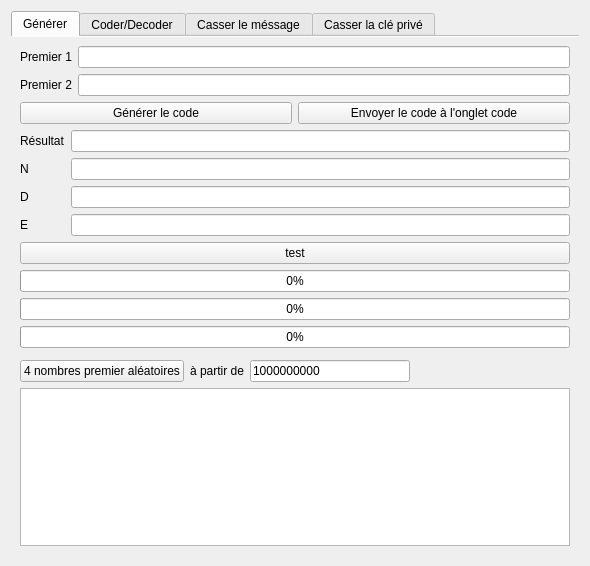
<?xml version="1.0" encoding="UTF-8"?>
<ui version="4.0">
 <class>fenetre</class>
 <widget class="QWidget" name="fenetre">
  <property name="geometry">
   <rect>
    <x>0</x>
    <y>0</y>
    <width>590</width>
    <height>566</height>
   </rect>
  </property>
  <property name="windowTitle">
   <string>Chiffrement RSA</string>
  </property>
  <layout class="QVBoxLayout" name="verticalLayout_3">
   <item>
    <widget class="QTabWidget" name="RSAInterface">
     <property name="styleSheet">
      <string notr="true"/>
     </property>
     <property name="currentIndex">
      <number>0</number>
     </property>
     <property name="documentMode">
      <bool>true</bool>
     </property>
     <widget class="QWidget" name="generer">
      <attribute name="title">
       <string>Générer</string>
      </attribute>
      <layout class="QVBoxLayout" name="verticalLayout_2">
       <item>
        <layout class="QFormLayout" name="formLayout">
         <item row="0" column="0">
          <widget class="QLabel" name="label">
           <property name="text">
            <string>Premier 1</string>
           </property>
          </widget>
         </item>
         <item row="1" column="0">
          <widget class="QLabel" name="label_2">
           <property name="text">
            <string>Premier 2</string>
           </property>
          </widget>
         </item>
         <item row="0" column="1">
          <widget class="QLineEdit" name="Gpremier1">
           <property name="text">
            <string/>
           </property>
          </widget>
         </item>
         <item row="1" column="1">
          <widget class="QLineEdit" name="Gpremier2">
           <property name="text">
            <string/>
           </property>
          </widget>
         </item>
        </layout>
       </item>
       <item>
        <layout class="QHBoxLayout" name="horizontalLayout">
         <item>
          <widget class="QPushButton" name="GgenererCode">
           <property name="text">
            <string>Générer le code</string>
           </property>
          </widget>
         </item>
         <item>
          <widget class="QPushButton" name="GenvoyerCode">
           <property name="text">
            <string>Envoyer le code à l'onglet code</string>
           </property>
          </widget>
         </item>
        </layout>
       </item>
       <item>
        <layout class="QFormLayout" name="formLayout_5">
         <item row="1" column="0">
          <widget class="QLabel" name="label_8">
           <property name="text">
            <string>N</string>
           </property>
          </widget>
         </item>
         <item row="1" column="1">
          <widget class="QLineEdit" name="GN">
           <property name="text">
            <string/>
           </property>
           <property name="readOnly">
            <bool>true</bool>
           </property>
          </widget>
         </item>
         <item row="2" column="0">
          <widget class="QLabel" name="label_9">
           <property name="text">
            <string>D</string>
           </property>
          </widget>
         </item>
         <item row="3" column="0">
          <widget class="QLabel" name="label_10">
           <property name="text">
            <string>E</string>
           </property>
          </widget>
         </item>
         <item row="2" column="1">
          <widget class="QLineEdit" name="GD">
           <property name="readOnly">
            <bool>true</bool>
           </property>
          </widget>
         </item>
         <item row="3" column="1">
          <widget class="QLineEdit" name="GE">
           <property name="readOnly">
            <bool>true</bool>
           </property>
          </widget>
         </item>
         <item row="0" column="0">
          <widget class="QLabel" name="label_11">
           <property name="text">
            <string>Résultat</string>
           </property>
          </widget>
         </item>
         <item row="0" column="1">
          <widget class="QLineEdit" name="Gresultat">
           <property name="readOnly">
            <bool>true</bool>
           </property>
          </widget>
         </item>
        </layout>
       </item>
       <item>
        <widget class="QPushButton" name="G_btest">
         <property name="text">
          <string>test</string>
         </property>
        </widget>
       </item>
       <item>
        <widget class="QProgressBar" name="GProgressPremiers">
         <property name="value">
          <number>0</number>
         </property>
        </widget>
       </item>
       <item>
        <widget class="QProgressBar" name="GProgressED">
         <property name="value">
          <number>0</number>
         </property>
        </widget>
       </item>
       <item>
        <widget class="QProgressBar" name="GProgressChiffrement">
         <property name="value">
          <number>0</number>
         </property>
        </widget>
       </item>
       <item>
        <spacer name="verticalSpacer">
         <property name="orientation">
          <enum>Qt::Vertical</enum>
         </property>
         <property name="sizeHint" stdset="0">
          <size>
           <width>20</width>
           <height>40</height>
          </size>
         </property>
        </spacer>
       </item>
       <item>
        <layout class="QVBoxLayout" name="verticalLayout">
         <item>
          <layout class="QHBoxLayout" name="horizontalLayout_3">
           <item>
            <widget class="QPushButton" name="GrandomButton">
             <property name="text">
              <string>4 nombres premier aléatoires</string>
             </property>
            </widget>
           </item>
           <item>
            <widget class="QLabel" name="GlMin">
             <property name="text">
              <string>à partir de</string>
             </property>
            </widget>
           </item>
           <item>
            <widget class="QLineEdit" name="GMin">
             <property name="text">
              <string>1000000000</string>
             </property>
             <property name="maxLength">
              <number>15</number>
             </property>
             <property name="cursorPosition">
              <number>10</number>
             </property>
            </widget>
           </item>
           <item>
            <spacer name="horizontalSpacer">
             <property name="orientation">
              <enum>Qt::Horizontal</enum>
             </property>
             <property name="sizeHint" stdset="0">
              <size>
               <width>40</width>
               <height>20</height>
              </size>
             </property>
            </spacer>
           </item>
          </layout>
         </item>
         <item>
          <widget class="QTextEdit" name="GrandomText">
           <property name="maximumSize">
            <size>
             <width>16777215</width>
             <height>200</height>
            </size>
           </property>
           <property name="readOnly">
            <bool>true</bool>
           </property>
          </widget>
         </item>
        </layout>
       </item>
      </layout>
     </widget>
     <widget class="QWidget" name="chiffrer">
      <attribute name="title">
       <string>Coder/Decoder</string>
      </attribute>
      <layout class="QVBoxLayout" name="verticalLayout_4">
       <item>
        <widget class="QLabel" name="label_7">
         <property name="text">
          <string>&lt;!DOCTYPE HTML PUBLIC &quot;-//W3C//DTD HTML 4.0//EN&quot; &quot;http://www.w3.org/TR/REC-html40/strict.dtd&quot;&gt;
&lt;html&gt;&lt;head&gt;&lt;meta name=&quot;qrichtext&quot; content=&quot;1&quot; /&gt;&lt;style type=&quot;text/css&quot;&gt;
p, li { white-space: pre-wrap; }
&lt;/style&gt;&lt;/head&gt;&lt;body style=&quot; font-family:'MS Shell Dlg 2'; font-size:8pt; font-weight:400; font-style:normal;&quot;&gt;
&lt;p style=&quot; margin-top:12px; margin-bottom:12px; margin-left:0px; margin-right:0px; -qt-block-indent:0; text-indent:0px;&quot;&gt;Format Public : &lt;span style=&quot; color:#7d0000;&quot;&gt;M&lt;/span&gt;&lt;span style=&quot; color:#000080; vertical-align:super;&quot;&gt;D  &lt;/span&gt;%  &lt;span style=&quot; color:#008000;&quot;&gt;N&lt;/span&gt; = &lt;span style=&quot; color:#800000;&quot;&gt;M'&lt;/span&gt;&lt;/p&gt;
&lt;p style=&quot; margin-top:12px; margin-bottom:12px; margin-left:0px; margin-right:0px; -qt-block-indent:0; text-indent:0px;&quot;&gt;Format Privé :  &lt;span style=&quot; color:#800000;&quot;&gt;M&lt;/span&gt;&lt;span style=&quot; color:#000080; vertical-align:super;&quot;&gt;E  &lt;/span&gt;%  &lt;span style=&quot; color:#008000;&quot;&gt;N&lt;/span&gt; = &lt;span style=&quot; color:#800000;&quot;&gt;M'&lt;/span&gt;&lt;/p&gt;&lt;/body&gt;&lt;/html&gt;</string>
         </property>
        </widget>
       </item>
       <item>
        <layout class="QFormLayout" name="formLayout_6">
         <item row="0" column="0">
          <widget class="QLabel" name="label_15">
           <property name="text">
            <string>N</string>
           </property>
          </widget>
         </item>
         <item row="0" column="1">
          <widget class="QLineEdit" name="CD_N">
           <property name="text">
            <string/>
           </property>
          </widget>
         </item>
         <item row="1" column="0">
          <widget class="QLabel" name="label_13">
           <property name="text">
            <string>D</string>
           </property>
          </widget>
         </item>
         <item row="1" column="1">
          <widget class="QLineEdit" name="CD_D">
           <property name="text">
            <string/>
           </property>
          </widget>
         </item>
         <item row="2" column="0">
          <widget class="QLabel" name="label_14">
           <property name="text">
            <string>E</string>
           </property>
          </widget>
         </item>
         <item row="2" column="1">
          <widget class="QLineEdit" name="CD_E">
           <property name="text">
            <string/>
           </property>
          </widget>
         </item>
         <item row="3" column="0">
          <widget class="QLabel" name="label_12">
           <property name="text">
            <string>M</string>
           </property>
          </widget>
         </item>
         <item row="3" column="1">
          <widget class="QLineEdit" name="CD_M">
           <property name="text">
            <string/>
           </property>
          </widget>
         </item>
         <item row="4" column="1">
          <widget class="QPushButton" name="CD_bCoderD">
           <property name="text">
            <string>Coder avec D</string>
           </property>
          </widget>
         </item>
         <item row="5" column="1">
          <widget class="QPushButton" name="CD_bCoderE">
           <property name="text">
            <string>Coder avec E</string>
           </property>
          </widget>
         </item>
         <item row="6" column="0">
          <widget class="QLabel" name="label_16">
           <property name="text">
            <string>Résultat</string>
           </property>
          </widget>
         </item>
         <item row="7" column="0">
          <widget class="QLabel" name="label_17">
           <property name="text">
            <string>Message codé</string>
           </property>
          </widget>
         </item>
         <item row="7" column="1">
          <widget class="QLineEdit" name="CD_MChiffre">
           <property name="text">
            <string/>
           </property>
           <property name="readOnly">
            <bool>true</bool>
           </property>
          </widget>
         </item>
         <item row="6" column="1">
          <widget class="QLineEdit" name="CD_Resultat">
           <property name="text">
            <string/>
           </property>
           <property name="readOnly">
            <bool>true</bool>
           </property>
          </widget>
         </item>
        </layout>
       </item>
       <item>
        <widget class="QProgressBar" name="CDProgressChiffrement">
         <property name="value">
          <number>0</number>
         </property>
        </widget>
       </item>
       <item>
        <spacer name="verticalSpacer_2">
         <property name="orientation">
          <enum>Qt::Vertical</enum>
         </property>
         <property name="sizeHint" stdset="0">
          <size>
           <width>20</width>
           <height>40</height>
          </size>
         </property>
        </spacer>
       </item>
       <item>
        <widget class="QPushButton" name="CD_bCoderDP">
         <property name="text">
          <string>Coder avec D et passer le message dans M</string>
         </property>
        </widget>
       </item>
       <item>
        <widget class="QPushButton" name="CD_bCoderEP">
         <property name="text">
          <string>Coder avec E et passer le message dans M</string>
         </property>
        </widget>
       </item>
      </layout>
     </widget>
     <widget class="QWidget" name="casserMsg">
      <attribute name="title">
       <string>Casser le méssage</string>
      </attribute>
      <layout class="QVBoxLayout" name="verticalLayout_5">
       <item>
        <layout class="QFormLayout" name="formLayout_7">
         <item row="0" column="0">
          <widget class="QLabel" name="label_18">
           <property name="text">
            <string>N</string>
           </property>
          </widget>
         </item>
         <item row="0" column="1">
          <widget class="QLineEdit" name="BM_N">
           <property name="text">
            <string>432739</string>
           </property>
          </widget>
         </item>
         <item row="1" column="0">
          <widget class="QLabel" name="label_19">
           <property name="text">
            <string>D</string>
           </property>
          </widget>
         </item>
         <item row="1" column="1">
          <widget class="QLineEdit" name="BM_D">
           <property name="text">
            <string>217691</string>
           </property>
          </widget>
         </item>
         <item row="2" column="0">
          <widget class="QLabel" name="label_21">
           <property name="text">
            <string>M</string>
           </property>
          </widget>
         </item>
         <item row="2" column="1">
          <widget class="QLineEdit" name="BM_M">
           <property name="text">
            <string>55702</string>
           </property>
          </widget>
         </item>
         <item row="3" column="0">
          <widget class="QLabel" name="label_23">
           <property name="text">
            <string>Message cassé</string>
           </property>
          </widget>
         </item>
         <item row="3" column="1">
          <widget class="QLineEdit" name="BM_MCasse">
           <property name="text">
            <string/>
           </property>
           <property name="readOnly">
            <bool>true</bool>
           </property>
          </widget>
         </item>
         <item row="4" column="0">
          <widget class="QLabel" name="label_3">
           <property name="whatsThis">
            <string>un grand nombre ralentira le débus mais accélerera la fin</string>
           </property>
           <property name="text">
            <string>Blocks de </string>
           </property>
          </widget>
         </item>
         <item row="4" column="1">
          <widget class="QSpinBox" name="BM_TabTaille">
           <property name="whatsThis">
            <string>recommandé de mettre 0.1% de N</string>
           </property>
           <property name="minimum">
            <number>1</number>
           </property>
           <property name="maximum">
            <number>2147483647</number>
           </property>
           <property name="value">
            <number>10</number>
           </property>
          </widget>
         </item>
         <item row="5" column="0">
          <widget class="QLabel" name="label_4">
           <property name="text">
            <string>Chiffrage du méssage</string>
           </property>
          </widget>
         </item>
         <item row="5" column="1">
          <widget class="QProgressBar" name="BMProgressChiffrement">
           <property name="value">
            <number>0</number>
           </property>
          </widget>
         </item>
         <item row="6" column="0">
          <widget class="QLabel" name="label_5">
           <property name="text">
            <string>Ajouts de données au tableau</string>
           </property>
          </widget>
         </item>
         <item row="6" column="1">
          <widget class="QProgressBar" name="BMProgressTab">
           <property name="value">
            <number>0</number>
           </property>
          </widget>
         </item>
         <item row="7" column="0">
          <widget class="QLabel" name="label_6">
           <property name="text">
            <string>Progression estimée</string>
           </property>
          </widget>
         </item>
         <item row="7" column="1">
          <widget class="QProgressBar" name="BMProgressEstime">
           <property name="value">
            <number>0</number>
           </property>
          </widget>
         </item>
        </layout>
       </item>
       <item>
        <widget class="QTextEdit" name="BM_log"/>
       </item>
       <item>
        <spacer name="verticalSpacer_3">
         <property name="orientation">
          <enum>Qt::Vertical</enum>
         </property>
         <property name="sizeHint" stdset="0">
          <size>
           <width>20</width>
           <height>40</height>
          </size>
         </property>
        </spacer>
       </item>
       <item>
        <widget class="QPushButton" name="BM_bCraquer">
         <property name="whatsThis">
          <string>Cracker un message venu d'une clé publique (D)</string>
         </property>
         <property name="text">
          <string>Craquer le méssage</string>
         </property>
        </widget>
       </item>
      </layout>
     </widget>
     <widget class="QWidget" name="casserCle">
      <attribute name="title">
       <string>Casser la clé privé</string>
      </attribute>
     </widget>
    </widget>
   </item>
  </layout>
 </widget>
 <resources/>
 <connections/>
</ui>
